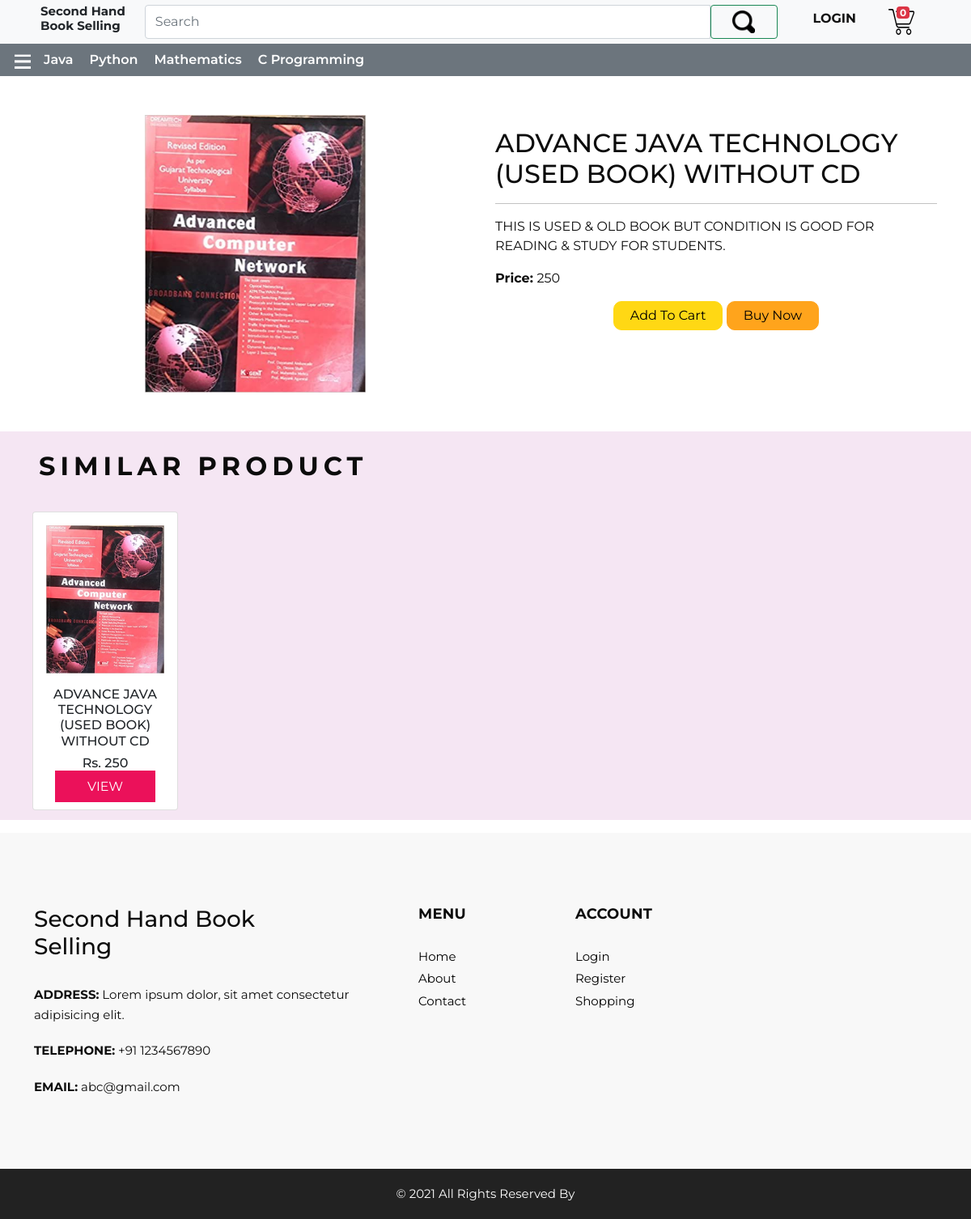
Screenshot of /detail/2/advance-java-technology-used-book-without-cd with the database file from the repository.
### apps/models.py (models this page shows, shortened)
class Category(models.Model):
    name = models.CharField(max_length=50)
    slug = AutoSlugField(populate_from='name', unique=True)
    image = models.ImageField(upload_to="category/", null=True, blank=True)
    created_at = models.DateTimeField(auto_now_add=True)

class Product(models.Model):
    categoryId = models.ForeignKey(Category, on_delete=models.CASCADE)
    sub_category = models.ForeignKey(SubCategory, on_delete=models.CASCADE, default="")
    product_name = models.CharField(max_length=255)
    product_image = models.ImageField(upload_to="products/")
    product_price = models.IntegerField()
    product_mrp = models.IntegerField()
    product_desc = HTMLField(null=True, blank=True)
    slug = AutoSlugField(populate_from='product_name', unique=True)
    created_at = models.DateTimeField()

### apps/views.py (the view)
# urls.py: path("detail/<int:pk>/<prd_slug>",views.Details, name="detail"),
def Details(request,pk,prd_slug):
    res1 = Product.objects.get(id=pk)
    res2 = ProductImage.objects.filter(product_name_id=pk)
    sub_category = SubCategory.objects.all()
    category = Category.objects.all()
    prd = res1.product_name
    slc = slice(15)
    releted_prd = Product.objects.filter(product_name__icontains=str(prd[slc])).order_by("product_name")[:40]
    if request.session.has_key('user_email'):
        session=request.session['user_email']
        customer_name = request.session['customer_name']
        res3 = CustomerProfile.objects.get(email=session)
        cart_count = Cart.objects.all().count()
        context ={
            'product_id':res1,
            'multi_images':res2,
            'user_login':session,
            'user_profile':res3,
            "customer_name":customer_name,
            "sub_category":sub_category,
            "category":category,
            "releted_prd":releted_prd,
            "cart_count":cart_count
        }
        return render(request, "apps/details.html",context)
    else:
        context ={
            'product_id':res1,
            'multi_images':res2,
            "sub_category":sub_category,
            "category":category,
            "releted_prd":releted_prd
        }
        return render(request, "apps/details.html",context)

### apps/templates/apps/details.html (shortened to what this page needs)
{% extends 'apps/base.html' %}
{% load static %}
{% block content %}
{% include "apps/header-menu.html" %}
    {% if product_id %}
        <section class="py-5">
            <div class="container">
                <div class="row">
                    <div class="col-md-6">
                        <div id="detail_carousel" class="owl-carousel owl-theme">
                            <div class="item" style="text-align: -webkit-center;">
                                <img class="w-50" src="{{ product_id.product_image.url }}" alt="{{product_id.product_name}}">
                            </div>
                        </div>
                    </div>
                    <div class="col-md-6">
                        <div class="py-3">
                            <h2>{{product_id.product_name}}</h2><hr>
                            <p>{{product_id.product_desc | safe}}</p>
                            <strong>Price: </strong>
                            <span>{{product_id.product_price}}</span>
                        </div>
                        <div class="py3 text-center">
                            <form action="{% url 'add-to-cart' %}" method="post">
                                <input type="submit" class="add_to_cart" name="submit" value="Add To Cart" >
                                <a type="submit" class="btn_buy" href="{% url 'checkout-single' order_id=product_id.id prd_slug=product_id.slug %}">Buy Now</a>
                            </form>
                        </div>
                    </div>
                </div>
            </div>
        </section>
    {% endif %}
    <section style="background-color:#f5e6f3;">
        <h2 class="py-4 ms-5" style="letter-spacing:6px;font-weight:700;text-transform:uppercase;">similar product</h2>
        <div class="row text-center px-5">
            {% if releted_prd %}
              {% for data in releted_prd %}
              <div class="col-6 col-sm-6 col-md-4 col-lg-2 mb-2 p-1 text-center">
                 <a href="{% url 'detail' pk=data.id prd_slug=data.slug%}">
                 <div class="card box h-100 p-3">
                    <div class="img_box">
                       <figure>
                        <img class="w-100" src="{{data.product_image.url}}" alt="{{data.product_name}}">
                       </figure>
                    </div>
                    <div class="detail-box">
                       <h2 class="text-dark fs-6">{{data.product_name}}</h2>
                       <h6 class="text-dark">Rs. <span>{{data.product_price}}</span></h6>
                    </div>
                    <div class="show_details">
                       <div class="option">
                          <a class="product_view_btn" href="{% url 'detail' pk=data.id prd_slug=data.slug %}">VIEW</a>
                       </div>
                    </div>
                 </div>
                 </a>
              </div>
              {% endfor %}
            {% endif %}
        </div>
    </section>
{% endblock content %}

### apps/templates/apps/header-menu.html (shortened to what this page needs)
{% load static %}
<section class="bg-secondary">
    <div class="">
          <ul class="d-flex mb-0 p-1">
            <li class="list-unstyled ms-2 mt-1 ">
              <a id="header_menu_btn" class="header_menu_btn" href="javascript:void(0)" onclick="openNav()">
                <img width="20" src="{% static 'images/icon/menu-4x.png' %}" alt="">
              </a>
            </li>
            {% if category or sub_category %}
              {% for cat in category %}
              <li class="list-unstyled mx-1 mt-1 mb-1 d-none d-sm-block d-sm-none d-md-block ">
                <a class="header_menu_btn"  href="{% url 'show-by-cat' cat_id=cat.id cat_slug=cat.slug %}">{{cat.name}}</a>
              </li>
              {% endfor %}
            {% endif %}
          </ul>
    </div>
</section>

### static/css/style.css (style rules this page uses)
* { box-sizing: border-box; }
body { font-family: 'Montserrat', sans-serif; color: #0c0c0c; background-color: #ffffff; overflow-x: hidden; }
a { text-decoration: none; }
.header_menu_btn { color: #fff; font-weight: 600; border: 1px solid #6c757d ; padding: 5px; }
.show_details .product_view_btn { color: #fff; background-color: #eb115a; padding: 10px 40px 10px 40px; }
.add_to_cart { background-color: #ffd814; color: #000; padding: 5px 20px 5px 20px; border: 1px solid #ffd814; border-radius: 10px; margin-bottom: 5px; }
.btn_buy { background-color: #ffa41c; color: #000; padding: 5px 20px 5px 20px; border: 0; border-radius: 10px; margin-bottom: 5px; border: 1px solid #ffa41c; }

### rows the page displays
Category: name "Java"
Category: name "Python"
Category: name "Mathematics"
Category: name "C Programming"
Product: product_image (picture), product_name "ADVANCE JAVA TECHNOLOGY (USED BOOK) WITHOUT CD", product_desc "THIS IS USED & OLD BOOK BUT CONDITION IS GOOD FOR READING & STUDY FOR STUDENTS.", product_price "250"
